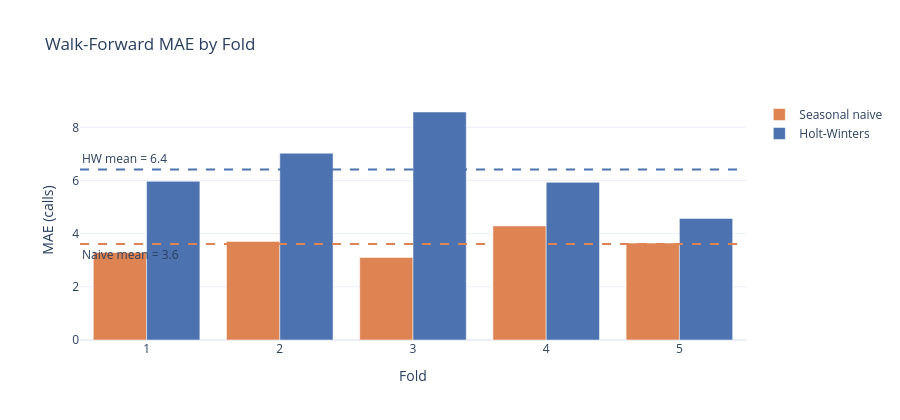

Notebook code for this chart:
### Markdown cell above
Seasonal naive beats Holt-Winters in **every single fold**, not just the one test week from Section 4 — which rules out "lucky test week" as the explanation and confirms this is a consistent property of this series, not a fluke of one particular split. This is exactly why walk-forward validation matters: a single split showing naive ahead could plausibly have been an outlier; five folds all agreeing is a much stronger signal that the earlier finding is real.

### Code cell
fig = go.Figure()
fig.add_trace(go.Bar(x=fold_df['fold'], y=fold_df['naive_mae'], name='Seasonal naive', marker_color='#DD8452'))
fig.add_trace(go.Bar(x=fold_df['fold'], y=fold_df['hw_mae'], name='Holt-Winters', marker_color='#4C72B0'))
fig.add_hline(
    y=fold_df['naive_mae'].mean(), line_dash='dash', line_color='#DD8452',
    annotation_text=f"Naive mean = {fold_df['naive_mae'].mean():.1f}", annotation_position='bottom left'
)
fig.add_hline(
    y=fold_df['hw_mae'].mean(), line_dash='dash', line_color='#4C72B0',
    annotation_text=f"HW mean = {fold_df['hw_mae'].mean():.1f}", annotation_position='top left'
)
fig.update_layout(
    title='Walk-Forward MAE by Fold',
    barmode='group', template='plotly_white', height=420,
    xaxis_title='Fold', yaxis_title='MAE (calls)'
)
fig.write_image("plots/66_walk_forward_validation_rolling_origin_b.png", scale=2)
fig.show()

### Figure 1 — Plotly figure (JSON) as saved in the notebook; plotly's stock layout.template omitted (floating-point values rounded to 4 significant figures)
{"data": [{"marker": {"color": "#DD8452"}, "name": "Seasonal naive", "type": "bar", "x": [1, 2, 3, 4, 5], "y": [3.292, 3.708, 3.104, 4.292, 3.646]}, {"marker": {"color": "#4C72B0"}, "name": "Holt-Winters", "type": "bar", "x": [1, 2, 3, 4, 5], "y": [5.968, 7.026, 8.576, 5.93, 4.57]}], "layout": {"annotations": [{"showarrow": false, "text": "Naive mean = 3.6", "x": 0, "xanchor": "left", "xref": "x domain", "y": 3.608, "yanchor": "top", "yref": "y"}, {"showarrow": false, "text": "HW mean = 6.4", "x": 0, "xanchor": "left", "xref": "x domain", "y": 6.414, "yanchor": "bottom", "yref": "y"}], "barmode": "group", "height": 420, "shapes": [{"line": {"color": "#DD8452", "dash": "dash"}, "type": "line", "x0": 0, "x1": 1, "xref": "x domain", "y0": 3.608, "y1": 3.608, "yref": "y"}, {"line": {"color": "#4C72B0", "dash": "dash"}, "type": "line", "x0": 0, "x1": 1, "xref": "x domain", "y0": 6.414, "y1": 6.414, "yref": "y"}], "title": {"text": "Walk-Forward MAE by Fold"}, "xaxis": {"title": {"text": "Fold"}}, "yaxis": {"title": {"text": "MAE (calls)"}}}}
